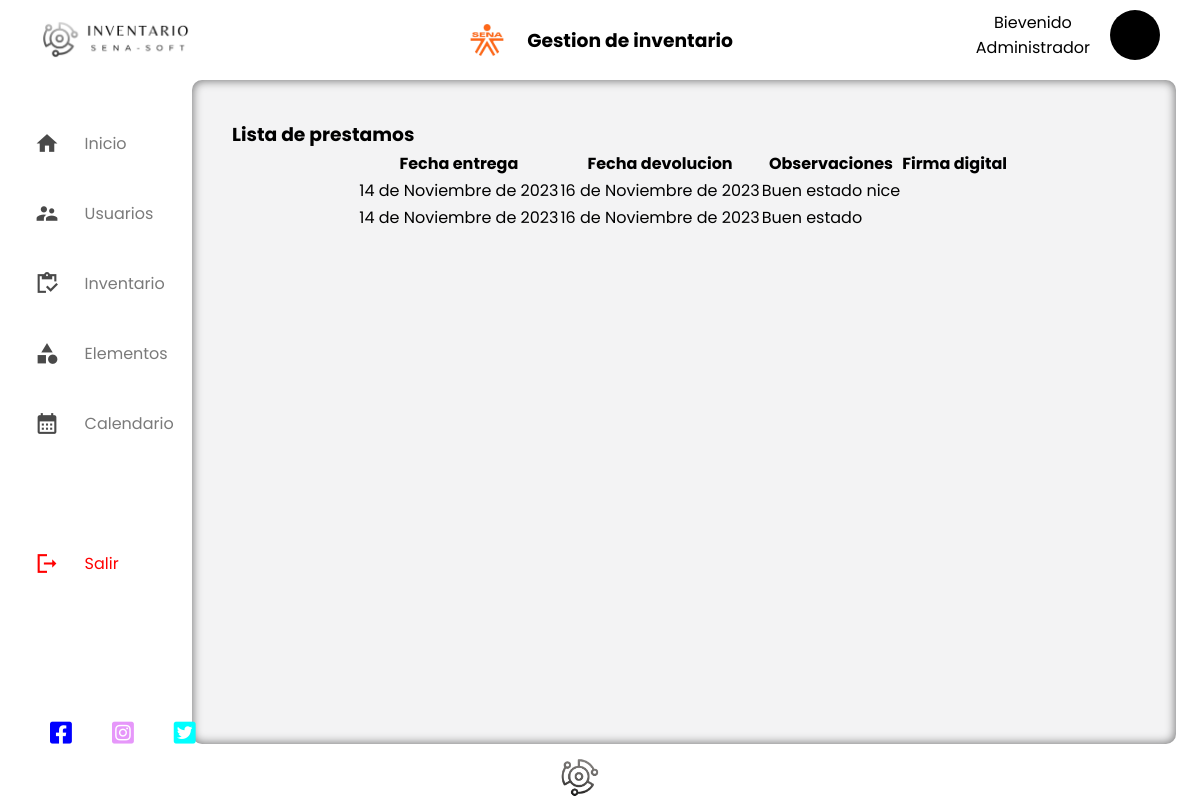
The app's page /listarPrestamos/ with its own data.
### UsuariosSena/models.py (models this page shows, shortened)
class Prestamo(models.Model):
    fechaEntrega = models.DateField()
    fechaDevolucion = models.DateField()
    nombreEntrega = models.CharField(max_length=25)
    nombreRecibe = models.CharField(max_length=25, null=False)
    nombreElemento = models.CharField(max_length=25)
    estado = models.CharField(max_length=10, default="ACTIVO")
    serialSenaElemento = models.ForeignKey(
        ElementosDevolutivo, on_delete=models.CASCADE, related_name="prestamos"
    )
    cantidadElemento = models.IntegerField()
    valorUnidadElemento = models.IntegerField()
    valorTotalElemento = models.IntegerField(blank=True, null=True)
    firmaDigital = models.ImageField(
        upload_to="firmaDigital/", blank=True, null=True
    )  # Campo para la foto
    observacionesPrestamo = models.CharField(max_length=25)
    id = models.BigAutoField(primary_key=True)

### UsuariosSena/views.py (the view)
# urls.py: path("listarPrestamos/", views.listar_prestamos, name="listar_prestamos"),
def listar_prestamos(request):
    prestamos = Prestamo.objects.all()
    return render(request, "superAdmin/listarPrestamos.html", {"prestamos": prestamos})

### UsuariosSena/templates/superAdmin/listarPrestamos.html (shortened to what this page needs)
{% extends '../superAdmin/basesuadmin.html' %}
{% load static %}
{% block content %}
<head>
    <link rel="stylesheet" href="{% static 'css/superAdmin/stylesFormElem.css' %}">
</head>
<section class="section" style=" margin: 10px; padding: 30px">
    <h1>Lista de prestamos</h1>
    <div class="signupFrm">
        <table>
            <thead>
                <tr>
                    <th>Fecha entrega</th>
                    <th>Fecha devolucion</th>
                    <th>Observaciones</th>
                    <th>Firma digital</th>
                </tr>
            </thead>
            <tbody>
                {% for prestamo in prestamos %}
                <tr>
                    <td>{{ prestamo.fechaEntrega }}</td>
                    <td>{{ prestamo.fechaDevolucion }}</td>
                    <td>{{ prestamo.observacionesPrestamo }}</td>
                    <td>{{ prestamo.numeroIdentificacion }}</td>
                </tr>
                {% endfor %}
            </tbody>
        </table>
    </div>
</section>
{% endblock %}

### UsuariosSena/static/css/superAdmin/estilobase.css (style rules this page uses)
* { padding: 0; margin: 0; box-sizing: border-box; font-family: "Poppins", Arial, Helvetica, sans-serif; text-decoration: none; }

### UsuariosSena/static/css/superAdmin/stylesFormElem.css (style rules this page uses)
.signupFrm { display: flex; justify-content: center; align-items: center; height: 100%; }
::placeholder { color: transparent; }
@media (max-width: 1270px) { .section { width: 98%; } }

### records on screen
Prestamo: fechaEntrega "14 de Noviembre de 2023", fechaDevolucion "16 de Noviembre de 2023", observacionesPrestamo "Buen estado nice"
Prestamo: fechaEntrega "14 de Noviembre de 2023", fechaDevolucion "16 de Noviembre de 2023", observacionesPrestamo "Buen estado"
